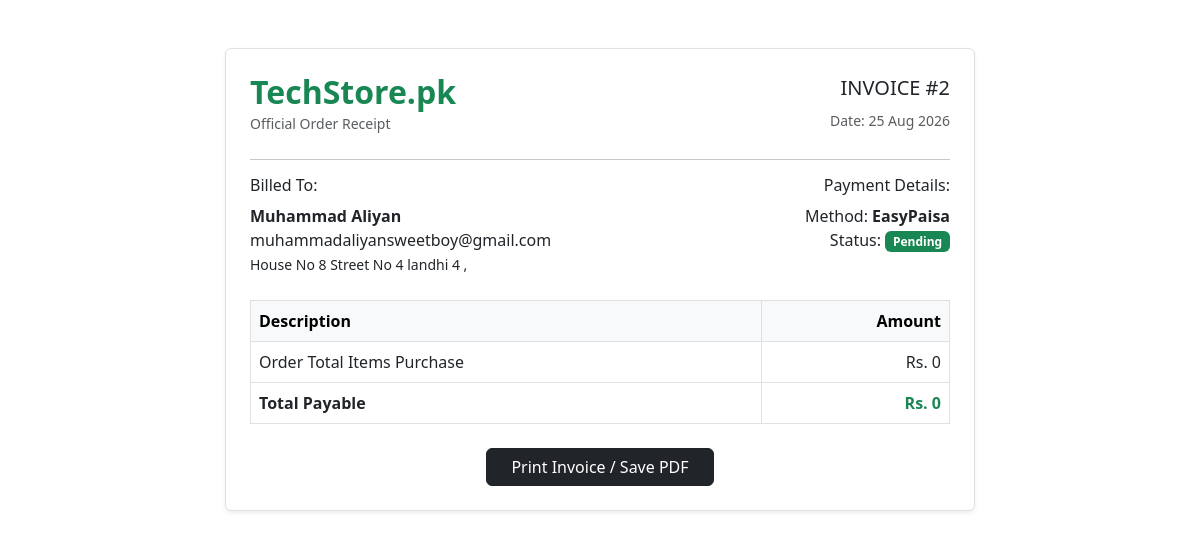
/invoice.php?order_id=2 (signed in), run on the app's committed database.
### tables this page shows
CREATE TABLE `orders` (
  `id` int(11) NOT NULL,
  `customer_name` varchar(255) NOT NULL,
  `customer_email` varchar(255) NOT NULL,
  `customer_address` text NOT NULL,
  `total_price` decimal(10,2) NOT NULL,
  `order_date` timestamp NOT NULL DEFAULT current_timestamp(),
  `status` varchar(50) DEFAULT 'Pending',
  `payment_method` varchar(50) DEFAULT 'Cash on Delivery',
  `discount_amount` decimal(10,2) DEFAULT 0.00
);

### invoice.php (the view, shortened to what this page needs)
<?php
include 'db.php';
$order_id = isset($_GET['order_id']) ? intval($_GET['order_id']) : 0;
$order = $conn->query("SELECT * FROM orders WHERE id=$order_id")->fetch_assoc();
?>
<!DOCTYPE html>
<html lang="en">
<head>
    <link href="https://cdn.jsdelivr.net/npm/bootstrap@5.3.0/dist/css/bootstrap.min.css" rel="stylesheet">
</head>
<body class="bg-white p-5">
<div class="container border p-4 rounded shadow-sm" style="max-width: 750px;">
    <div class="d-flex justify-content-between align-items-center mb-4">
        <div>
            <h2 class="fw-bold text-success mb-0">TechStore.pk</h2>
            <small class="text-muted">Official Order Receipt</small>
        </div>
        <div class="text-end">
            <h5>INVOICE #<?php echo $order['id']; ?></h5>
            <small class="text-muted">Date: <?php echo date('d M Y', strtotime($order['order_date'])); ?></small>
        </div>
    </div>
    <hr>
    <div class="row mb-4">
        <div class="col-6">
            <h6>Billed To:</h6>
            <strong><?php echo htmlspecialchars($order['customer_name']); ?></strong><br>
            <?php echo htmlspecialchars($order['customer_email']); ?><br>
            <span class="small"><?php echo htmlspecialchars($order['customer_address']); ?></span>
        </div>
        <div class="col-6 text-end">
            <h6>Payment Details:</h6>
            Method: <strong><?php echo $order['payment_method']; ?></strong><br>
            Status: <span class="badge bg-success"><?php echo $order['status']; ?></span>
        </div>
    </div>
    <table class="table table-bordered">
        <thead class="table-light">
            <tr>
                <th>Description</th>
                <th class="text-end">Amount</th>
            </tr>
        </thead>
        <tbody>
            <tr>
                <td>Order Total Items Purchase</td>
                <td class="text-end">Rs. <?php echo number_format($order['total_price'] + $order['discount_amount']); ?></td>
            </tr>
            <tr>
                <td class="fw-bold">Total Payable</td>
                <td class="text-end fw-bold text-success">Rs. <?php echo number_format($order['total_price']); ?></td>
            </tr>
        </tbody>
    </table>
    <div class="text-center mt-4 no-print">
        <button onclick="window.print()" class="btn btn-dark px-4"><i class="fa-solid fa-print"></i> Print Invoice / Save PDF</button>
    </div>
</div>
</body>
</html>

### data on the page
orders: id "2", order_date "25 Aug 2026", customer_name "Muhammad Aliyan", customer_email "muhammadaliyansweetboy@gmail.com", customer_address "House No 8 Street No 4 landhi 4 ,", payment_method "EasyPaisa", status "Pending", $order['total_price'] + $order['discount_amount'] "0", total_price "0"
